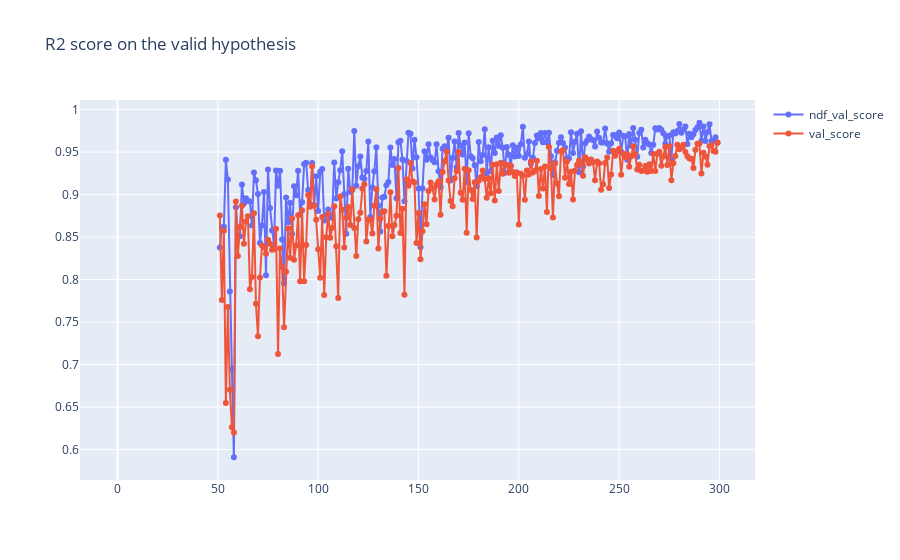

The cell this chart's notebook holds for it:
### Code cell
ndf_val_score = [frame.iloc[0]['ndf_val_score'] if isinstance(frame, pd.DataFrame) else frame for frame in iter_solution]
val_score = [frame.iloc[0]['val_score'] if isinstance(frame, pd.DataFrame) else frame for frame in iter_solution]

x = np.arange(len(val_score))
fig = go.Figure()
fig.add_trace(go.Scatter(x=x, y=ndf_val_score,
                    mode='lines+markers',
                    name='ndf_val_score'))
fig.add_trace(go.Scatter(x=x, y=val_score,
                    mode='lines+markers',
                    name='val_score'))
fig.update_layout(title='R2 score on the valid hypothesis')
fig.show()

### Figure 1 — Plotly figure (JSON) as saved in the notebook; plotly's stock layout.template omitted (floating-point values rounded to 4 significant figures; data arrays with more than 128 entries replaced by an {"elided": "..."} marker saying what was removed)
{"data": [{"mode": "lines+markers", "name": "ndf_val_score", "type": "scatter", "x": {"elided": "300 int values"}, "y": {"elided": "300 float values"}}, {"mode": "lines+markers", "name": "val_score", "type": "scatter", "x": {"elided": "300 int values"}, "y": {"elided": "300 float values"}}], "layout": {"autosize": true, "title": {"text": "R2 score on the valid hypothesis"}, "xaxis": {"autorange": true, "range": [-17.49, 316.5], "type": "linear"}, "yaxis": {"autorange": true, "range": [0.5621, 1.013], "type": "linear"}}}
